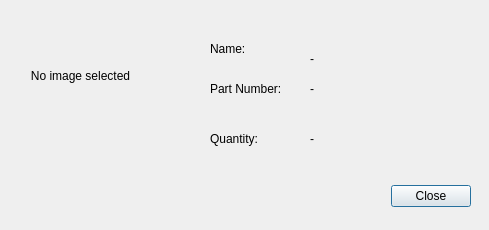
<?xml version="1.0" encoding="UTF-8"?>
<ui version="4.0">
 <class>ViewItemDialog</class>
 <widget class="QDialog" name="ViewItemDialog">
  <property name="geometry">
   <rect>
    <x>0</x>
    <y>0</y>
    <width>489</width>
    <height>230</height>
   </rect>
  </property>
  <property name="windowTitle">
   <string>View Item</string>
  </property>
  <widget class="QDialogButtonBox" name="buttonBox">
   <property name="geometry">
    <rect>
         <x>310</x>
         <y>180</y>
         <width>161</width>
     <height>32</height>
    </rect>
   </property>
   <property name="standardButtons">
        <set>QDialogButtonBox::StandardButton::Close</set>
   </property>
  </widget>
  <widget class="QLabel" name="Image_Label">
   <property name="geometry">
    <rect>
     <x>20</x>
     <y>20</y>
     <width>121</width>
     <height>111</height>
    </rect>
   </property>
   <property name="text">
    <string>No image selected</string>
   </property>
   <property name="alignment">
    <set>Qt::AlignCenter</set>
   </property>
  </widget>
  <widget class="QLabel" name="Name_Label">
   <property name="geometry">
    <rect>
     <x>310</x>
     <y>50</y>
     <width>58</width>
     <height>18</height>
    </rect>
   </property>
   <property name="text">
    <string>-</string>
   </property>
  </widget>
  <widget class="QLabel" name="Part_Number_Label">
   <property name="geometry">
    <rect>
     <x>310</x>
     <y>80</y>
     <width>58</width>
     <height>18</height>
    </rect>
   </property>
   <property name="text">
    <string>-</string>
   </property>
  </widget>
  <widget class="QLabel" name="Quantity_Label">
   <property name="geometry">
    <rect>
     <x>310</x>
     <y>130</y>
     <width>58</width>
     <height>18</height>
    </rect>
   </property>
   <property name="text">
    <string>-</string>
   </property>
  </widget>
  <widget class="QLabel" name="name">
   <property name="geometry">
    <rect>
     <x>210</x>
     <y>40</y>
     <width>58</width>
     <height>18</height>
    </rect>
   </property>
   <property name="text">
    <string>Name:</string>
   </property>
  </widget>
  <widget class="QLabel" name="part_number">
   <property name="geometry">
    <rect>
     <x>210</x>
     <y>80</y>
     <width>91</width>
     <height>18</height>
    </rect>
   </property>
   <property name="text">
    <string>Part Number:</string>
   </property>
  </widget>
  <widget class="QLabel" name="quantity">
   <property name="geometry">
    <rect>
     <x>210</x>
     <y>130</y>
     <width>58</width>
     <height>18</height>
    </rect>
   </property>
   <property name="text">
    <string>Quantity:</string>
   </property>
  </widget>
 </widget>
 <resources/>
 <connections>
  <connection>
   <sender>buttonBox</sender>
   <signal>accepted()</signal>
   <receiver>ViewItemDialog</receiver>
   <slot>accept()</slot>
   <hints>
    <hint type="sourcelabel">
     <x>248</x>
     <y>254</y>
    </hint>
    <hint type="destinationlabel">
     <x>157</x>
     <y>274</y>
    </hint>
   </hints>
  </connection>
  <connection>
   <sender>buttonBox</sender>
   <signal>rejected()</signal>
   <receiver>ViewItemDialog</receiver>
   <slot>reject()</slot>
   <hints>
    <hint type="sourcelabel">
     <x>316</x>
     <y>260</y>
    </hint>
    <hint type="destinationlabel">
     <x>286</x>
     <y>274</y>
    </hint>
   </hints>
  </connection>
 </connections>
</ui>
